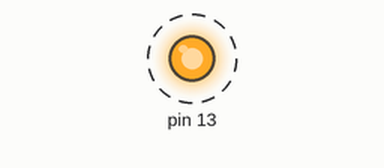
This sketch was run on a simulated Arduino Uno, built with avr-gcc and run on an emulated ATmega328P. Parts: output pins drawn as LEDs (lit = HIGH). Dashed ring = blinking.

Above: at 0.05 s.
Timing chart, 0 to 3.0 s (numbered marks = the images above):
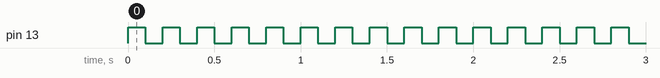

The sketch:

Single_LED_Interface.ino
```cpp
void setup() {
  // put your setup code here, to run once:
  DDRB |= (1<<DDB5);
}

void loop() {
  // put your main code here, to run repeatedly:
  PORTB |= (1<<PB5);
  delay(100);
  PORTB &= (~(1<<PB5));
  delay(100);
}
```

Measured:
- by itself, pin 13: alternates HIGH for 0.10 s and LOW for 0.10 s
